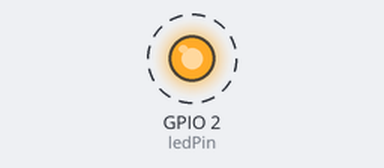
A sketch run on a simulated ESP32. Parts: output pins drawn as LEDs (lit = HIGH). Dashed ring = blinking. WiFi joins after 1.5 s; servers stay silent unless stated; no MQTT or app messages arrive unless stated.

Above: at 1.8 s.
Timing chart, 0 to 4.6 s (numbered marks = the images above):
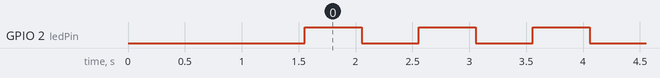

Measured:
- by itself, GPIO 2 (ledPin): alternates HIGH for 0.50 s and LOW for 0.50 s

The sketch:

esp32.ino
```cpp
#include <PubSubClient.h>
#include <WiFi.h>

#include "secrets.h"

const int ledPin = 2;
const char* deviceId = "esp32-wokwi";
const char* statusTopic = "home/esp32-wokwi/status";
const char* ledTopic = "home/esp32-wokwi/led";

WiFiClient wifiClient;
PubSubClient mqttClient(wifiClient);

void connectWiFi() {
  WiFi.mode(WIFI_STA);
  WiFi.begin(WIFI_SSID, WIFI_PASSWORD);

  while (WiFi.status() != WL_CONNECTED) {
    delay(500);
  }
}

void connectMqtt() {
  while (!mqttClient.connected()) {
    if (mqttClient.connect(deviceId, MQTT_USER, MQTT_PASSWORD, statusTopic, 0, true, "offline")) {
      mqttClient.publish(statusTopic, "online", true);
    } else {
      delay(2000);
    }
  }
}

void publishLedState(bool isOn) {
  mqttClient.publish(ledTopic, isOn ? "ON" : "OFF", true);
}

void setup() {
  pinMode(ledPin, OUTPUT);
  connectWiFi();
  mqttClient.setServer(MQTT_HOST, MQTT_PORT);
  connectMqtt();
}

void loop() {
  if (WiFi.status() != WL_CONNECTED) {
    connectWiFi();
  }

  if (!mqttClient.connected()) {
    connectMqtt();
  }

  mqttClient.loop();

  digitalWrite(ledPin, HIGH);
  publishLedState(true);
  delay(500);

  mqttClient.loop();

  digitalWrite(ledPin, LOW);
  publishLedState(false);
  delay(500);
}
```

secrets.example.h
```cpp
#pragma once

const char* WIFI_SSID = "Wokwi-GUEST";
const char* WIFI_PASSWORD = "";

const char* MQTT_HOST = "host.wokwi.internal";
const int MQTT_PORT = 1883;
const char* MQTT_USER = "mqtt_user";
const char* MQTT_PASSWORD = "mqtt_passwort";
```
